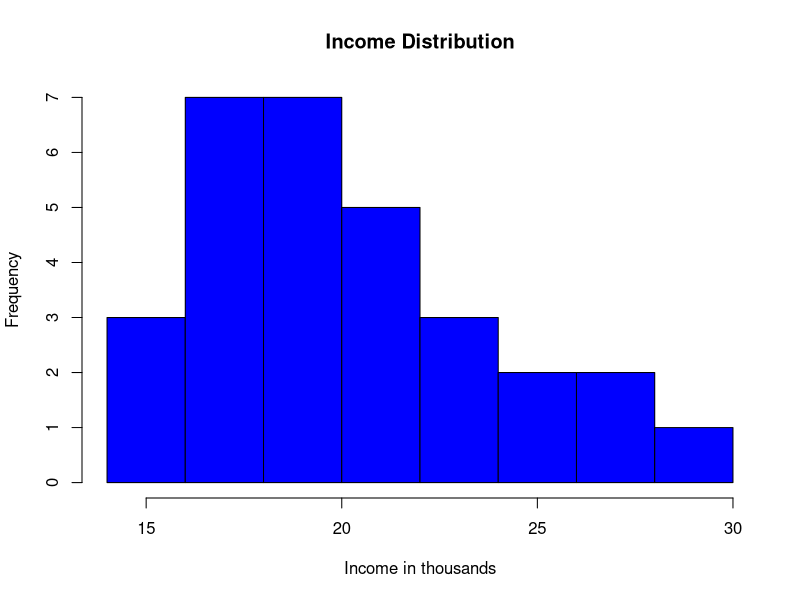
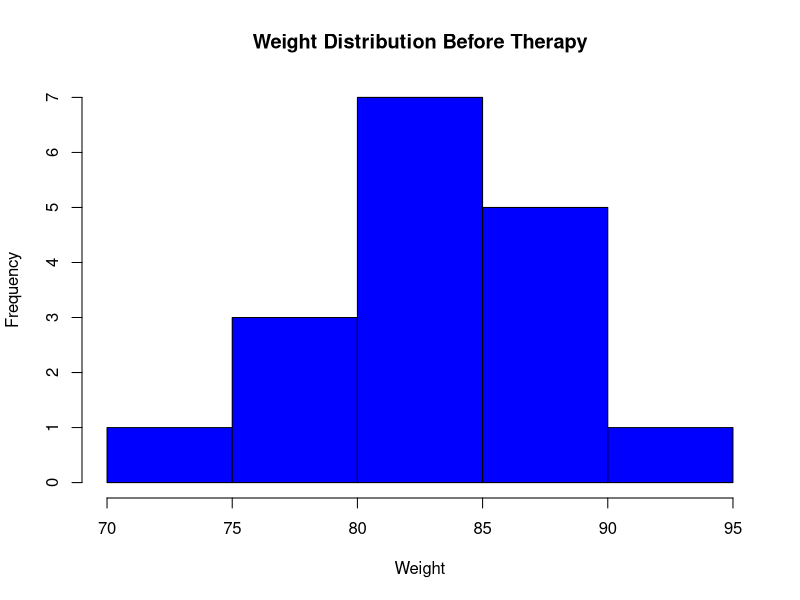
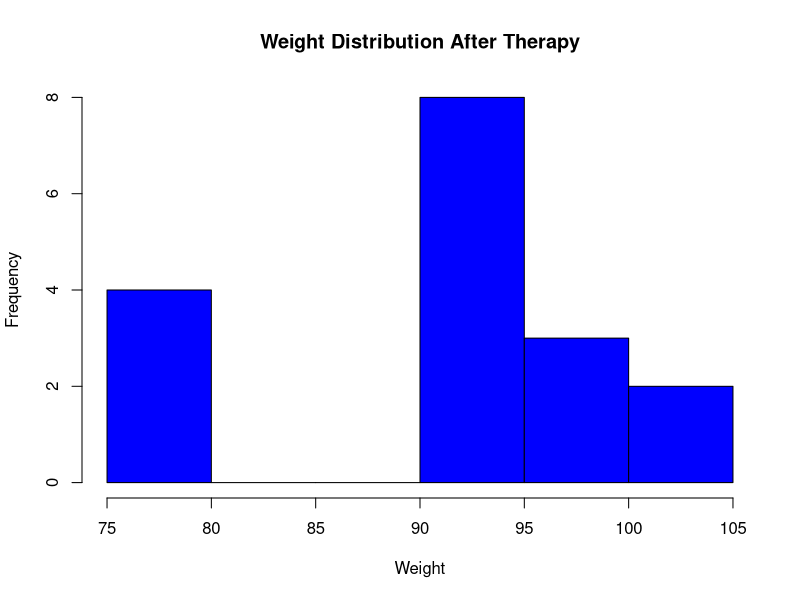
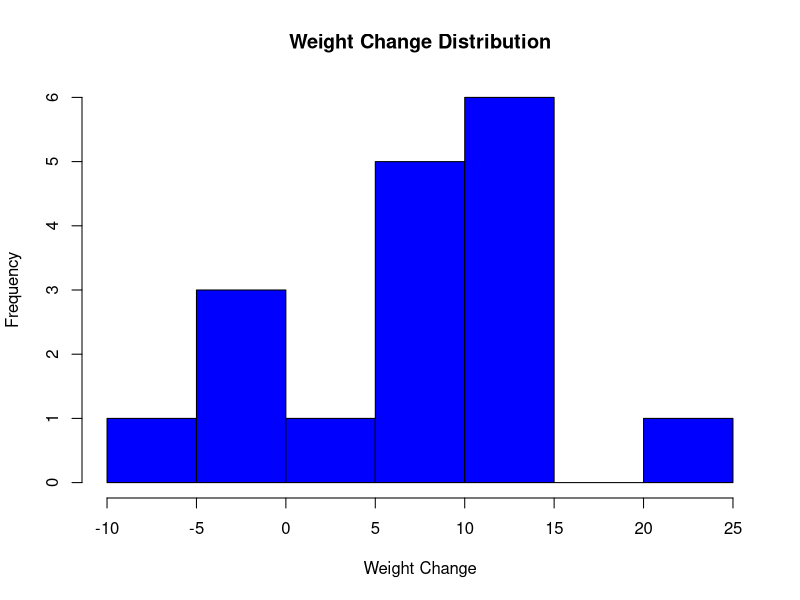

These figures' R source, in order:
### 1. A study investigates the distribution of annual income for heads of households living in public housing in Chicago. For a random sample of size 30, the annual incomes (in thousands of dollars) are in the Chicago data file.  # nolint

## a. Based on a descriptive graphic, describe the shape of the sample data distribution. Find and interpret point estimates of the population mean and standard deviation.  # nolint


data <- read.table("Chicago.dat", header = TRUE)

data$income <- as.numeric(data$income)

#Create a histogram

hist(data$income, main="Income Distribution", xlab="Income in thousands", ylab="Frequency", col="blue", border="black") # nolint

#According to the histogram, the data distribution is skewed towards the right i.e. positively skewed. Most of the values in the dataset are clustered towards the left end or lower end of the range, but there are some values (outliers or extreme values) that are significantly higher (towards the right on a number line), which elongates the tail on the right. In this income distribution, most people earn in the lower or middle-income ranges, but a few people earn significantly more, leading to a distribution that is skewed right.   #nolint

#Calculate mean and standard deviation
mean_income <- mean(data$income)
sd_income <- sd(data$income)

print(paste("Mean income: ", mean_income, ", Standard deviation: ", sd_income))

#"Mean income:  20.3333333333333 , Standard deviation:  3.68111052708876"
# The mean income of all households is approx. $20,000 and the income deviates from the mean by approx. $3,700. #nolint

## b. Construct a 95% confidence interval for μ, using R software.

t_test_result <- t.test(data$income)

print(t_test_result$conf.int)

#[18.95878 21.70788] which means that we are 95% confident that the true population mean falls within this interval. #nolint

### 2. The Anorexia data file contains results for the cognitive behavioral and family therapies and the control group. Using data for the 17 girls who received the family therapy: #nolint

## a. Conduct a descriptive statistical analysis using graphs and numerical summaries. #nolint

anorexia_data <- read.table("Anorexia.dat", header = TRUE)

family_therapy_data <- subset(anorexia_data, therapy == "f")

#Summary statistics for weight before therapy
before_summary <- summary(family_therapy_data$before)

#Summary statistics for weight after therapy
after_summary <- summary(family_therapy_data$after)

#Print the summaries
print(paste("Weight before therapy summary: ", before_summary))
print(paste("Weight after therapy summary: ", after_summary))



#[1] "Weight before therapy summary:  73.4"
#[2] "Weight before therapy summary:  80.5"
#[3] "Weight before therapy summary:  83.3"
#[4] "Weight before therapy summary:  83.2294117647059"
#[5] "Weight before therapy summary:  86"
#[6] "Weight before therapy summary:  94.2"

#[1] "Weight after therapy summary:  75.2"
#[2] "Weight after therapy summary:  90.7"
#[3] "Weight after therapy summary:  92.5"
#[4] "Weight after therapy summary:  90.4941176470588"
#[5] "Weight after therapy summary:  95.2"
#[6] "Weight after therapy summary:  101.6"

#Histogram for weight before therapy
hist(family_therapy_data$before, main="Weight Distribution Before Therapy", xlab="Weight", ylab="Frequency", col="blue", border="black") #nolint

#Histogram for weight after therapy
hist(family_therapy_data$after, main="Weight Distribution After Therapy", xlab="Weight", ylab="Frequency", col="blue", border="black") #nolint

# Create a new column for weight change
family_therapy_data$weight_change <- family_therapy_data$after - family_therapy_data$before #nolint

#Summary statistics for weight change
change_summary <- summary(family_therapy_data$weight_change)

#Print the summary
print(paste("Weight change summary: ", change_summary))

#Histogram for weight change
hist(family_therapy_data$weight_change, main="Weight Change Distribution", xlab="Weight Change", ylab="Frequency", col="blue", border="black") #nolint

## b. Construct a 95% confidence interval for the difference between the population mean weight changes for the family therapy and the control. #nolint

control_data <- subset(anorexia_data, therapy == "c")

control_data$weight_change <- control_data$after - control_data$before

t_test_result <- t.test(family_therapy_data$weight_change, control_data$weight_change) #nolint

print(t_test_result$conf.int)

# [2.976597 12.452815]
